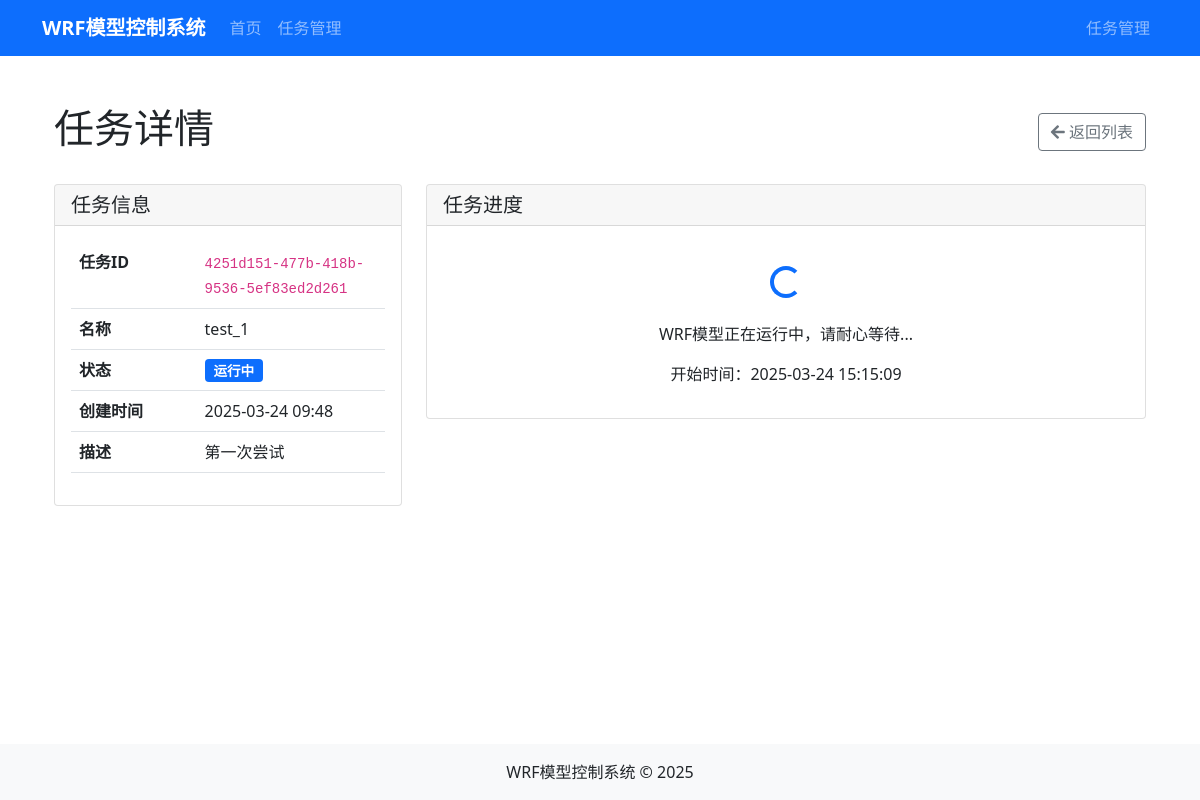
Screenshot of /tasks/4251d151-477b-418b-9536-5ef83ed2d261 with the database file from the repository.
### app/models.py (models this page shows, shortened)
class WrfTask(db.Model):
    id = db.Column(db.Integer, primary_key=True)
    task_id = db.Column(db.String(36), unique=True, nullable=False)
    name = db.Column(db.String(64), nullable=False)
    description = db.Column(db.String(500))
    status = db.Column(db.String(20), default='pending')  # pending, running, completed, failed
    message = db.Column(db.Text)
    namelist_input = db.Column(db.Text)
    input_files = db.Column(db.Text)  # JSON stored file path list
    output_files = db.Column(db.Text)  # JSON stored file objects list
    created_at = db.Column(db.DateTime, default=datetime.utcnow)
    started_at = db.Column(db.DateTime)
    completed_at = db.Column(db.DateTime)
    def get_input_files_list(self):
        if not self.input_files:
            return []
        return json.loads(self.input_files)

### app/routes.py (the view)
@bp.route('/tasks/<task_id>')
def task_detail(task_id):
    task = WrfTask.query.filter_by(task_id=task_id).first_or_404()
    namelist_form = TaskNamelistUploadForm()
    namelist_form.task_id.data = task_id
    met_files_form = UploadMetFilesForm()
    met_files_form.task_id.data = task_id
    input_files = task.get_input_files_list()
    namelist_uploaded = task.namelist_input is not None and task.namelist_input.strip() != ''
    return render_template('tasks/detail.html',
                          task=task,
                          namelist_form=namelist_form,
                          met_files_form=met_files_form,
                          input_files=input_files,
                          namelist_uploaded=namelist_uploaded)

### app/templates/tasks/detail.html (shortened to what this page needs)
{% extends "base.html" %}
{% block content %}
<div class="container mt-4">
    <div class="d-flex justify-content-between align-items-center mb-4">
        <h1>任务详情</h1>
        <div>
            <a href="{{ url_for('main.task_list') }}" class="btn btn-outline-secondary">
                <i class="fas fa-arrow-left"></i> 返回列表
            </a>
        </div>
    </div>
    <div class="row">
        <div class="col-md-4">
            <div class="card mb-4">
                <div class="card-header">
                    <h5 class="mb-0">任务信息</h5>
                </div>
                <div class="card-body">
                    <table class="table">
                        <tr>
                            <th style="width: 40%">任务ID</th>
                            <td><code>{{ task.task_id }}</code></td>
                        </tr>
                        <tr>
                            <th>名称</th>
                            <td>{{ task.name }}</td>
                        </tr>
                        <tr>
                            <th>状态</th>
                            <td>
                                {% if task.status == 'pending' %}
                                <span class="badge bg-warning">等待中</span>
                                {% elif task.status == 'running' %}
                                <span class="badge bg-primary">运行中</span>
                                {% elif task.status == 'completed' %}
                                <span class="badge bg-success">已完成</span>
                                {% elif task.status == 'failed' %}
                                <span class="badge bg-danger">失败</span>
                                {% else %}
                                <span class="badge bg-secondary">{{ task.status }}</span>
                                {% endif %}
                            </td>
                        </tr>
                        <tr>
                            <th>创建时间</th>
                            <td>{{ task.created_at.strftime('%Y-%m-%d %H:%M') }}</td>
                        </tr>
                        {% if task.description %}
                        <tr>
                            <th>描述</th>
                            <td>{{ task.description }}</td>
                        </tr>
                        {% endif %}
                    </table>
                </div>
            </div>
        </div>
        <div class="col-md-8">
            {% if task.status == 'running' %}
            <div class="card mb-4">
                <div class="card-header">
                    <h5 class="mb-0">任务进度</h5>
                </div>
                <div class="card-body">
                    <div class="d-flex justify-content-center my-4">
                        <div class="spinner-border text-primary" role="status">
                        </div>
                    </div>
                    <div class="text-center">
                        <p>WRF模型正在运行中，请耐心等待...</p>
                        <p>开始时间：{{ task.started_at.strftime('%Y-%m-%d %H:%M:%S') if task.started_at else '未知' }}</p>
                    </div>
                </div>
            </div>
            {% endif %}
        </div>
    </div>
</div>
{% endblock %}

### app/static/css/main.css (style rules this page uses)
body { min-height: 100vh; display: flex; flex-direction: column; }
.container { flex: 1; }
.badge { font-size: 0.85em; padding: 0.35em 0.65em; }

### rows the page displays
WrfTask: task_id "4251d151-477b-418b-9536-5ef83ed2d261", name "test_1", created_at "2025-03-24 09:48", description "第一次尝试", started_at "2025-03-24 15:15:09"
